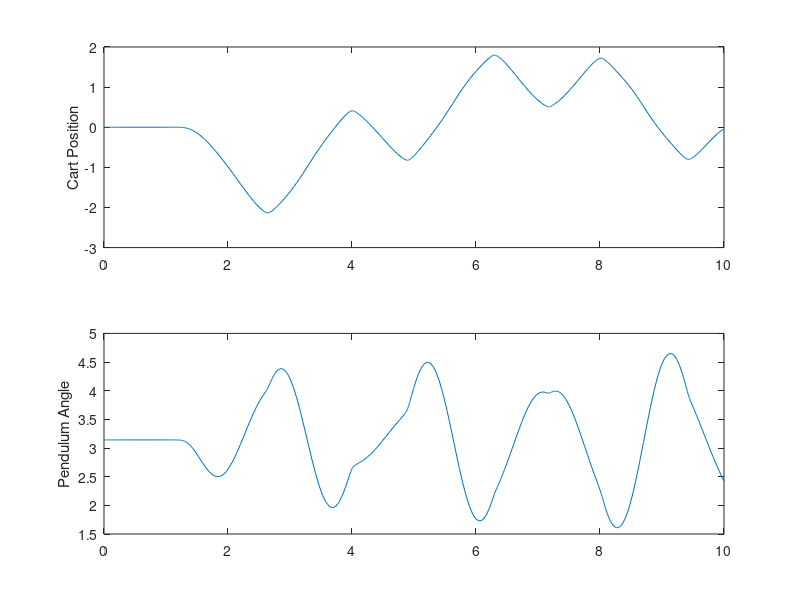
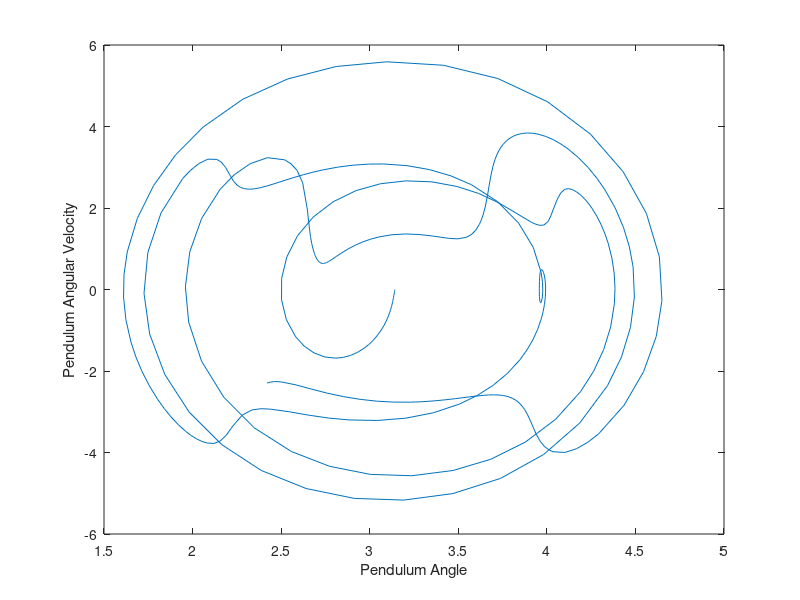

These figures' MATLAB source, in order: (Note: this script raises an error after producing the figures.)
function cart_pole_simulation
    % Parameters
    M = 1;  % mass of the cart
    m = 0.1;  % mass of the pendulum
    l = 0.5;  % length of the pendulum
    g = 9.81;  % gravity
    energy_array = [];

    % Initial conditions
    s0 = [0; pi; 0; 0];  % [x, theta, dx, dtheta]

    % Time span
    tspan = [0 10];

    % Solve ODE
    [t, s] = ode45(@(t,s) cart_pole_ode(t, s, M, m, l, g, energy_array), tspan, s0);

    % Plot results
    figure;
    subplot(2,1,1);
    plot(t, s(:,1));  % Plot x (cart position)
    ylabel('Cart Position');
    subplot(2,1,2);
    plot(t, s(:,2));  % Plot theta (pendulum angle)
    ylabel('Pendulum Angle');

    figure;
    plot(s(:,2), s(:,4));  % Plot theta vs dtheta
    ylabel('Pendulum Angular Velocity');
    xlabel('Pendulum Angle');

    fopen(energy_array);
    
    % Plot Energy vs. Time
    figure;
    plot(energy_array);
    xlabel('Time (s)');
    ylabel('Energy (J)');
    title('Energy');
end

function ds = cart_pole_ode(~, s, M, m, l, g, energy_array)
    x = s(1);
    theta = s(2);
    dx = s(3);
    dtheta = s(4);

    % Mass matrix M(q)
    Mq = [M + m, m*l*cos(theta); m*l*cos(theta), m*l^2];

    % Coriolis/Centrifugal forces
    Cq = [0, -m*l*sin(theta)*dtheta; 0, 0];

    % Gravity vector G(q)
    Gq = [0; -m*g*l*sin(theta)];

    % Define variables for control
    ke = 1;
    kv = 1;
    kx = 0.1;
    kdelta = 0.01;

    % Energy
    z2 = dx;
    z5 = dtheta;
    z3 = cos(theta);
    zeds = [z2; z5];
    E = (1/2)*zeds' * Mq * zeds + m*g*l*(z3 - 1);
    energy_array(end+1) = E;
    

    % Control law for swing-up
    numerator = kv * m * sin(theta) * (g * cos(theta) - l * dtheta^2) - (M + m * (sin(theta))^2) * (kx * x + kdelta * dx);
    denominator = kv + (M + m * sin(theta)^2) * ke * E;
    f_swingup = numerator / denominator;
    fprintf("%.4f\r\n", E);

    % Check if the system is near the upright position (homoclinic orbit)
    % We consider a threshold for the total energy, when E is small, we switch to LQR
    energy_threshold = 0.0001;  % Tune this value for better performance
    if abs(E) < energy_threshold
        % Linearized system for LQR (about theta = 0)
        A = [0 0 1 0; 0 0 0 1; 0 -m*g/M 0 0; 0 (M + m)*g/(M*l) 0 0];
        B = [0; 0; 1/M; -1/(M*l)];
        Q = diag([10, 10, 1, 1]);  % State cost
        R = 1;  % Control cost

        % LQR gain
        K = lqr(A, B, Q, R);

        % State vector for LQR
        state = [x; theta; dx; dtheta];

        % Control input using LQR
        f_lqr = -K * state;

        % Apply LQR control
        f = f_lqr*2;
        %fprintf("n\r\n");
    else
        % Apply swing-up control
        f = f_swingup*10;
        %fprintf("h\r\n");
    end

    % Control input (torque or force applied to the cart)
    tau = [f; 0];

    % Solve for accelerations
    ddq = Mq \ (tau - Cq * [dx; dtheta] - Gq);

    % State derivatives
    ds = [dx; dtheta; ddq];
end
